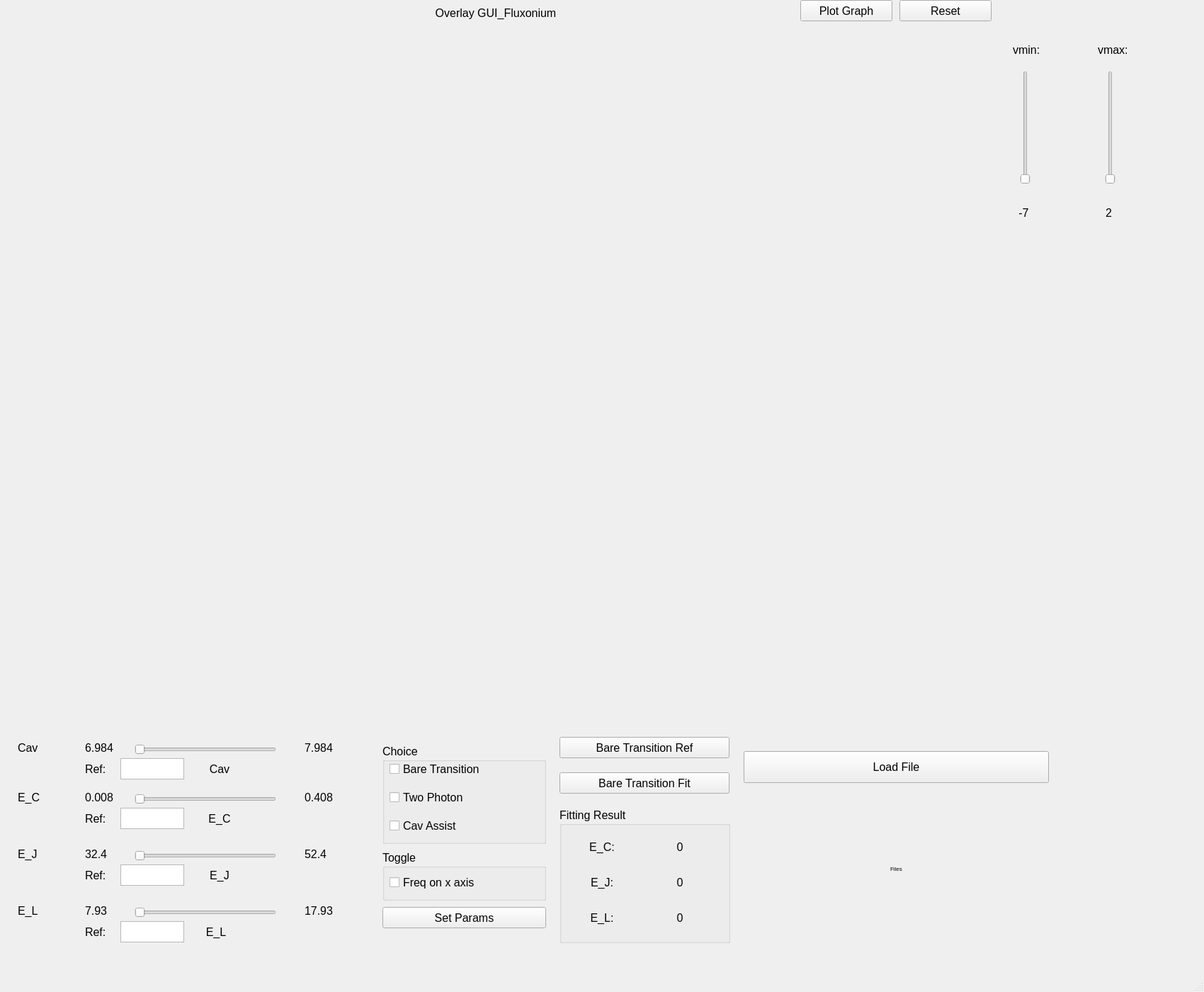
<?xml version="1.0" encoding="UTF-8"?>
<ui version="4.0">
 <class>MainWindow</class>
 <widget class="QMainWindow" name="MainWindow">
  <property name="geometry">
   <rect>
    <x>0</x>
    <y>0</y>
    <width>1700</width>
    <height>1400</height>
   </rect>
  </property>
  <property name="windowTitle">
   <string>MainWindow</string>
  </property>
  <widget class="QWidget" name="centralwidget">
   <widget class="QLabel" name="label">
    <property name="geometry">
     <rect>
      <x>500</x>
      <y>3</y>
      <width>400</width>
      <height>30</height>
     </rect>
    </property>
    <property name="font">
     <font>
      <family>Arial</family>
      <pointsize>12</pointsize>
     </font>
    </property>
    <property name="text">
     <string>Overlay GUI_Fluxonium</string>
    </property>
    <property name="alignment">
     <set>Qt::AlignCenter</set>
    </property>
   </widget>
   <widget class="MplWidget" name="MplWidget" native="true">
    <property name="geometry">
     <rect>
      <x>100</x>
      <y>30</y>
      <width>1300</width>
      <height>1000</height>
     </rect>
    </property>
   </widget>
   <widget class="QSlider" name="Ecav_slider">
    <property name="geometry">
     <rect>
      <x>190</x>
      <y>1050</y>
      <width>200</width>
      <height>16</height>
     </rect>
    </property>
    <property name="sizePolicy">
     <sizepolicy hsizetype="Expanding" vsizetype="Minimum">
      <horstretch>0</horstretch>
      <verstretch>0</verstretch>
     </sizepolicy>
    </property>
    <property name="maximum">
     <number>1000</number>
    </property>
    <property name="singleStep">
     <number>10</number>
    </property>
    <property name="sliderPosition">
     <number>0</number>
    </property>
    <property name="orientation">
     <enum>Qt::Horizontal</enum>
    </property>
   </widget>
   <widget class="QLabel" name="label_2">
    <property name="geometry">
     <rect>
      <x>25</x>
      <y>1040</y>
      <width>60</width>
      <height>30</height>
     </rect>
    </property>
    <property name="font">
     <font>
      <family>Arial</family>
      <pointsize>12</pointsize>
     </font>
    </property>
    <property name="text">
     <string>Cav</string>
    </property>
    <property name="alignment">
     <set>Qt::AlignLeading|Qt::AlignLeft|Qt::AlignVCenter</set>
    </property>
   </widget>
   <widget class="QLabel" name="Ecav_1">
    <property name="geometry">
     <rect>
      <x>120</x>
      <y>1040</y>
      <width>70</width>
      <height>30</height>
     </rect>
    </property>
    <property name="font">
     <font>
      <family>Arial</family>
      <pointsize>12</pointsize>
     </font>
    </property>
    <property name="text">
     <string>6.984</string>
    </property>
   </widget>
   <widget class="QLabel" name="Ecav_2">
    <property name="geometry">
     <rect>
      <x>430</x>
      <y>1040</y>
      <width>70</width>
      <height>30</height>
     </rect>
    </property>
    <property name="font">
     <font>
      <family>Arial</family>
      <pointsize>12</pointsize>
     </font>
    </property>
    <property name="text">
     <string>7.984</string>
    </property>
   </widget>
   <widget class="QLabel" name="EC_2">
    <property name="geometry">
     <rect>
      <x>430</x>
      <y>1110</y>
      <width>70</width>
      <height>30</height>
     </rect>
    </property>
    <property name="font">
     <font>
      <family>Arial</family>
      <pointsize>12</pointsize>
     </font>
    </property>
    <property name="text">
     <string>0.408</string>
    </property>
   </widget>
   <widget class="QLabel" name="label_6">
    <property name="geometry">
     <rect>
      <x>25</x>
      <y>1110</y>
      <width>60</width>
      <height>30</height>
     </rect>
    </property>
    <property name="font">
     <font>
      <family>Arial</family>
      <pointsize>12</pointsize>
     </font>
    </property>
    <property name="text">
     <string>E_C</string>
    </property>
    <property name="alignment">
     <set>Qt::AlignLeading|Qt::AlignLeft|Qt::AlignVCenter</set>
    </property>
   </widget>
   <widget class="QSlider" name="EC_slider">
    <property name="geometry">
     <rect>
      <x>190</x>
      <y>1120</y>
      <width>200</width>
      <height>16</height>
     </rect>
    </property>
    <property name="orientation">
     <enum>Qt::Horizontal</enum>
    </property>
   </widget>
   <widget class="QLabel" name="EC_1">
    <property name="geometry">
     <rect>
      <x>120</x>
      <y>1110</y>
      <width>70</width>
      <height>30</height>
     </rect>
    </property>
    <property name="font">
     <font>
      <family>Arial</family>
      <pointsize>12</pointsize>
     </font>
    </property>
    <property name="text">
     <string>0.008</string>
    </property>
   </widget>
   <widget class="QLabel" name="EJ_2">
    <property name="geometry">
     <rect>
      <x>430</x>
      <y>1190</y>
      <width>60</width>
      <height>30</height>
     </rect>
    </property>
    <property name="font">
     <font>
      <family>Arial</family>
      <pointsize>12</pointsize>
     </font>
    </property>
    <property name="text">
     <string>52.4</string>
    </property>
   </widget>
   <widget class="QLabel" name="label_9">
    <property name="geometry">
     <rect>
      <x>25</x>
      <y>1190</y>
      <width>60</width>
      <height>30</height>
     </rect>
    </property>
    <property name="font">
     <font>
      <family>Arial</family>
      <pointsize>12</pointsize>
     </font>
    </property>
    <property name="text">
     <string>E_J</string>
    </property>
    <property name="alignment">
     <set>Qt::AlignLeading|Qt::AlignLeft|Qt::AlignVCenter</set>
    </property>
   </widget>
   <widget class="QSlider" name="EJ_slider">
    <property name="geometry">
     <rect>
      <x>190</x>
      <y>1200</y>
      <width>200</width>
      <height>16</height>
     </rect>
    </property>
    <property name="orientation">
     <enum>Qt::Horizontal</enum>
    </property>
   </widget>
   <widget class="QLabel" name="EJ_1">
    <property name="geometry">
     <rect>
      <x>120</x>
      <y>1190</y>
      <width>50</width>
      <height>30</height>
     </rect>
    </property>
    <property name="font">
     <font>
      <family>Arial</family>
      <pointsize>12</pointsize>
     </font>
    </property>
    <property name="text">
     <string>32.4</string>
    </property>
    <property name="alignment">
     <set>Qt::AlignLeading|Qt::AlignLeft|Qt::AlignVCenter</set>
    </property>
   </widget>
   <widget class="QLabel" name="EL_2">
    <property name="geometry">
     <rect>
      <x>430</x>
      <y>1270</y>
      <width>60</width>
      <height>30</height>
     </rect>
    </property>
    <property name="font">
     <font>
      <family>Arial</family>
      <pointsize>12</pointsize>
     </font>
    </property>
    <property name="text">
     <string>17.93</string>
    </property>
   </widget>
   <widget class="QLabel" name="label_12">
    <property name="geometry">
     <rect>
      <x>25</x>
      <y>1265</y>
      <width>90</width>
      <height>40</height>
     </rect>
    </property>
    <property name="font">
     <font>
      <family>Arial</family>
      <pointsize>12</pointsize>
     </font>
    </property>
    <property name="text">
     <string>E_L</string>
    </property>
    <property name="alignment">
     <set>Qt::AlignLeading|Qt::AlignLeft|Qt::AlignVCenter</set>
    </property>
   </widget>
   <widget class="QSlider" name="EL_slider">
    <property name="geometry">
     <rect>
      <x>190</x>
      <y>1280</y>
      <width>200</width>
      <height>16</height>
     </rect>
    </property>
    <property name="orientation">
     <enum>Qt::Horizontal</enum>
    </property>
   </widget>
   <widget class="QLabel" name="EL_1">
    <property name="geometry">
     <rect>
      <x>120</x>
      <y>1270</y>
      <width>50</width>
      <height>30</height>
     </rect>
    </property>
    <property name="font">
     <font>
      <family>Arial</family>
      <pointsize>12</pointsize>
     </font>
    </property>
    <property name="text">
     <string>7.93</string>
    </property>
    <property name="alignment">
     <set>Qt::AlignLeading|Qt::AlignLeft|Qt::AlignVCenter</set>
    </property>
   </widget>
   <widget class="QGroupBox" name="groupBox">
    <property name="geometry">
     <rect>
      <x>540</x>
      <y>1050</y>
      <width>231</width>
      <height>141</height>
     </rect>
    </property>
    <property name="font">
     <font>
      <family>Arial</family>
      <pointsize>12</pointsize>
     </font>
    </property>
    <property name="autoFillBackground">
     <bool>true</bool>
    </property>
    <property name="title">
     <string>Choice</string>
    </property>
    <property name="checkable">
     <bool>false</bool>
    </property>
    <widget class="QCheckBox" name="cav_assist_chkbox">
     <property name="geometry">
      <rect>
       <x>10</x>
       <y>100</y>
       <width>160</width>
       <height>30</height>
      </rect>
     </property>
     <property name="font">
      <font>
       <family>Arial</family>
       <pointsize>12</pointsize>
      </font>
     </property>
     <property name="text">
      <string>Cav Assist</string>
     </property>
    </widget>
    <widget class="QCheckBox" name="two_photon_chkbox">
     <property name="geometry">
      <rect>
       <x>10</x>
       <y>60</y>
       <width>160</width>
       <height>30</height>
      </rect>
     </property>
     <property name="font">
      <font>
       <family>Arial</family>
       <pointsize>12</pointsize>
      </font>
     </property>
     <property name="text">
      <string>Two Photon</string>
     </property>
    </widget>
    <widget class="QCheckBox" name="bare_transition_chkbox">
     <property name="geometry">
      <rect>
       <x>10</x>
       <y>20</y>
       <width>200</width>
       <height>30</height>
      </rect>
     </property>
     <property name="font">
      <font>
       <family>Arial</family>
       <pointsize>12</pointsize>
      </font>
     </property>
     <property name="text">
      <string>Bare Transition</string>
     </property>
    </widget>
   </widget>
   <widget class="QLabel" name="Ecav_value">
    <property name="geometry">
     <rect>
      <x>270</x>
      <y>1070</y>
      <width>80</width>
      <height>30</height>
     </rect>
    </property>
    <property name="font">
     <font>
      <family>Arial</family>
      <pointsize>12</pointsize>
     </font>
    </property>
    <property name="text">
     <string>Cav</string>
    </property>
    <property name="alignment">
     <set>Qt::AlignCenter</set>
    </property>
   </widget>
   <widget class="QLabel" name="EC_value">
    <property name="geometry">
     <rect>
      <x>270</x>
      <y>1140</y>
      <width>80</width>
      <height>30</height>
     </rect>
    </property>
    <property name="font">
     <font>
      <family>Arial</family>
      <pointsize>12</pointsize>
     </font>
    </property>
    <property name="text">
     <string>E_C</string>
    </property>
    <property name="alignment">
     <set>Qt::AlignCenter</set>
    </property>
   </widget>
   <widget class="QLabel" name="EJ_value">
    <property name="geometry">
     <rect>
      <x>270</x>
      <y>1220</y>
      <width>80</width>
      <height>30</height>
     </rect>
    </property>
    <property name="font">
     <font>
      <family>Arial</family>
      <pointsize>12</pointsize>
     </font>
    </property>
    <property name="text">
     <string>E_J</string>
    </property>
    <property name="alignment">
     <set>Qt::AlignCenter</set>
    </property>
   </widget>
   <widget class="QLabel" name="EL_value">
    <property name="geometry">
     <rect>
      <x>260</x>
      <y>1300</y>
      <width>90</width>
      <height>30</height>
     </rect>
    </property>
    <property name="font">
     <font>
      <family>Arial</family>
      <pointsize>12</pointsize>
     </font>
    </property>
    <property name="text">
     <string>E_L</string>
    </property>
    <property name="alignment">
     <set>Qt::AlignCenter</set>
    </property>
   </widget>
   <widget class="QGroupBox" name="groupBox_2">
    <property name="geometry">
     <rect>
      <x>790</x>
      <y>1140</y>
      <width>241</width>
      <height>191</height>
     </rect>
    </property>
    <property name="sizePolicy">
     <sizepolicy hsizetype="Preferred" vsizetype="Preferred">
      <horstretch>0</horstretch>
      <verstretch>0</verstretch>
     </sizepolicy>
    </property>
    <property name="font">
     <font>
      <family>Arial</family>
      <pointsize>12</pointsize>
     </font>
    </property>
    <property name="autoFillBackground">
     <bool>true</bool>
    </property>
    <property name="title">
     <string>Fitting Result</string>
    </property>
    <widget class="QLabel" name="label_19">
     <property name="geometry">
      <rect>
       <x>30</x>
       <y>40</y>
       <width>60</width>
       <height>30</height>
      </rect>
     </property>
     <property name="font">
      <font>
       <family>Arial</family>
       <pointsize>12</pointsize>
      </font>
     </property>
     <property name="text">
      <string>E_C:</string>
     </property>
     <property name="alignment">
      <set>Qt::AlignCenter</set>
     </property>
    </widget>
    <widget class="QLabel" name="label_20">
     <property name="geometry">
      <rect>
       <x>15</x>
       <y>90</y>
       <width>90</width>
       <height>30</height>
      </rect>
     </property>
     <property name="font">
      <font>
       <family>Arial</family>
       <pointsize>12</pointsize>
      </font>
     </property>
     <property name="text">
      <string>E_J:</string>
     </property>
     <property name="alignment">
      <set>Qt::AlignCenter</set>
     </property>
    </widget>
    <widget class="QLabel" name="label_21">
     <property name="geometry">
      <rect>
       <x>15</x>
       <y>140</y>
       <width>90</width>
       <height>30</height>
      </rect>
     </property>
     <property name="font">
      <font>
       <family>Arial</family>
       <pointsize>12</pointsize>
      </font>
     </property>
     <property name="text">
      <string>E_L:</string>
     </property>
     <property name="alignment">
      <set>Qt::AlignCenter</set>
     </property>
    </widget>
    <widget class="QLabel" name="EC_fit_value">
     <property name="geometry">
      <rect>
       <x>130</x>
       <y>40</y>
       <width>80</width>
       <height>30</height>
      </rect>
     </property>
     <property name="text">
      <string>0</string>
     </property>
     <property name="alignment">
      <set>Qt::AlignCenter</set>
     </property>
    </widget>
    <widget class="QLabel" name="EJ_fit_value">
     <property name="geometry">
      <rect>
       <x>130</x>
       <y>90</y>
       <width>80</width>
       <height>30</height>
      </rect>
     </property>
     <property name="text">
      <string>0</string>
     </property>
     <property name="alignment">
      <set>Qt::AlignCenter</set>
     </property>
    </widget>
    <widget class="QLabel" name="EL_fit_value">
     <property name="geometry">
      <rect>
       <x>130</x>
       <y>140</y>
       <width>80</width>
       <height>30</height>
      </rect>
     </property>
     <property name="text">
      <string>0</string>
     </property>
     <property name="alignment">
      <set>Qt::AlignCenter</set>
     </property>
    </widget>
   </widget>
   <widget class="QPushButton" name="plot_graph">
    <property name="geometry">
     <rect>
      <x>1130</x>
      <y>0</y>
      <width>130</width>
      <height>30</height>
     </rect>
    </property>
    <property name="font">
     <font>
      <family>Arial</family>
      <pointsize>12</pointsize>
     </font>
    </property>
    <property name="text">
     <string>Plot Graph</string>
    </property>
   </widget>
   <widget class="QPushButton" name="load_file_button">
    <property name="geometry">
     <rect>
      <x>1050</x>
      <y>1060</y>
      <width>431</width>
      <height>45</height>
     </rect>
    </property>
    <property name="font">
     <font>
      <family>Arial</family>
      <pointsize>12</pointsize>
     </font>
    </property>
    <property name="text">
     <string>Load File</string>
    </property>
   </widget>
   <widget class="QPlainTextEdit" name="Ecav_ref_txt">
    <property name="geometry">
     <rect>
      <x>170</x>
      <y>1070</y>
      <width>90</width>
      <height>30</height>
     </rect>
    </property>
   </widget>
   <widget class="QPlainTextEdit" name="EC_ref_txt">
    <property name="geometry">
     <rect>
      <x>170</x>
      <y>1140</y>
      <width>90</width>
      <height>30</height>
     </rect>
    </property>
   </widget>
   <widget class="QPlainTextEdit" name="EJ_ref_txt">
    <property name="geometry">
     <rect>
      <x>170</x>
      <y>1220</y>
      <width>90</width>
      <height>30</height>
     </rect>
    </property>
   </widget>
   <widget class="QPlainTextEdit" name="EL_ref_txt">
    <property name="geometry">
     <rect>
      <x>170</x>
      <y>1300</y>
      <width>90</width>
      <height>30</height>
     </rect>
    </property>
   </widget>
   <widget class="QPushButton" name="set_params">
    <property name="geometry">
     <rect>
      <x>540</x>
      <y>1280</y>
      <width>231</width>
      <height>30</height>
     </rect>
    </property>
    <property name="font">
     <font>
      <family>Arial</family>
      <pointsize>12</pointsize>
     </font>
    </property>
    <property name="text">
     <string>Set Params</string>
    </property>
   </widget>
   <widget class="QLabel" name="label_27">
    <property name="geometry">
     <rect>
      <x>120</x>
      <y>1070</y>
      <width>40</width>
      <height>30</height>
     </rect>
    </property>
    <property name="font">
     <font>
      <family>Arial</family>
      <pointsize>12</pointsize>
     </font>
    </property>
    <property name="text">
     <string>Ref:</string>
    </property>
    <property name="alignment">
     <set>Qt::AlignLeading|Qt::AlignLeft|Qt::AlignVCenter</set>
    </property>
   </widget>
   <widget class="QLabel" name="label_28">
    <property name="geometry">
     <rect>
      <x>120</x>
      <y>1140</y>
      <width>40</width>
      <height>30</height>
     </rect>
    </property>
    <property name="font">
     <font>
      <family>Arial</family>
      <pointsize>12</pointsize>
     </font>
    </property>
    <property name="text">
     <string>Ref:</string>
    </property>
    <property name="alignment">
     <set>Qt::AlignLeading|Qt::AlignLeft|Qt::AlignVCenter</set>
    </property>
   </widget>
   <widget class="QLabel" name="label_29">
    <property name="geometry">
     <rect>
      <x>120</x>
      <y>1220</y>
      <width>40</width>
      <height>30</height>
     </rect>
    </property>
    <property name="font">
     <font>
      <family>Arial</family>
      <pointsize>12</pointsize>
     </font>
    </property>
    <property name="text">
     <string>Ref:</string>
    </property>
    <property name="alignment">
     <set>Qt::AlignLeading|Qt::AlignLeft|Qt::AlignVCenter</set>
    </property>
   </widget>
   <widget class="QLabel" name="label_30">
    <property name="geometry">
     <rect>
      <x>120</x>
      <y>1300</y>
      <width>40</width>
      <height>30</height>
     </rect>
    </property>
    <property name="font">
     <font>
      <family>Arial</family>
      <pointsize>12</pointsize>
     </font>
    </property>
    <property name="text">
     <string>Ref:</string>
    </property>
    <property name="alignment">
     <set>Qt::AlignLeading|Qt::AlignLeft|Qt::AlignVCenter</set>
    </property>
   </widget>
   <widget class="QGroupBox" name="groupBox_3">
    <property name="geometry">
     <rect>
      <x>540</x>
      <y>1200</y>
      <width>231</width>
      <height>71</height>
     </rect>
    </property>
    <property name="font">
     <font>
      <family>Arial</family>
      <pointsize>12</pointsize>
     </font>
    </property>
    <property name="title">
     <string>Toggle</string>
    </property>
    <widget class="QCheckBox" name="freq_on_x_axis_chkbox">
     <property name="geometry">
      <rect>
       <x>10</x>
       <y>30</y>
       <width>200</width>
       <height>30</height>
      </rect>
     </property>
     <property name="text">
      <string>Freq on x axis</string>
     </property>
    </widget>
   </widget>
   <widget class="QPushButton" name="reset_button">
    <property name="geometry">
     <rect>
      <x>1270</x>
      <y>0</y>
      <width>130</width>
      <height>30</height>
     </rect>
    </property>
    <property name="font">
     <font>
      <family>Arial</family>
      <pointsize>12</pointsize>
     </font>
    </property>
    <property name="text">
     <string>Reset</string>
    </property>
   </widget>
   <widget class="QLabel" name="load_file_txtbox">
    <property name="geometry">
     <rect>
      <x>1050</x>
      <y>1110</y>
      <width>431</width>
      <height>231</height>
     </rect>
    </property>
    <property name="font">
     <font>
      <family>Arial</family>
      <pointsize>6</pointsize>
     </font>
    </property>
    <property name="text">
     <string>Files</string>
    </property>
    <property name="alignment">
     <set>Qt::AlignCenter</set>
    </property>
    <property name="wordWrap">
     <bool>true</bool>
    </property>
   </widget>
   <widget class="QPushButton" name="fit_button">
    <property name="geometry">
     <rect>
      <x>790</x>
      <y>1090</y>
      <width>240</width>
      <height>30</height>
     </rect>
    </property>
    <property name="font">
     <font>
      <family>Arial</family>
      <pointsize>12</pointsize>
     </font>
    </property>
    <property name="text">
     <string>Bare Transition Fit</string>
    </property>
   </widget>
   <widget class="QPushButton" name="fit_ref_button">
    <property name="geometry">
     <rect>
      <x>790</x>
      <y>1040</y>
      <width>240</width>
      <height>30</height>
     </rect>
    </property>
    <property name="font">
     <font>
      <family>Arial</family>
      <pointsize>12</pointsize>
     </font>
    </property>
    <property name="text">
     <string>Bare Transition Ref</string>
    </property>
   </widget>
   <widget class="QLabel" name="label_3">
    <property name="geometry">
     <rect>
      <x>1430</x>
      <y>60</y>
      <width>71</width>
      <height>21</height>
     </rect>
    </property>
    <property name="font">
     <font>
      <family>Arial</family>
      <pointsize>12</pointsize>
     </font>
    </property>
    <property name="text">
     <string>vmin:</string>
    </property>
   </widget>
   <widget class="QLabel" name="label_4">
    <property name="geometry">
     <rect>
      <x>1550</x>
      <y>60</y>
      <width>71</width>
      <height>21</height>
     </rect>
    </property>
    <property name="font">
     <font>
      <family>Arial</family>
      <pointsize>12</pointsize>
     </font>
    </property>
    <property name="text">
     <string>vmax:</string>
    </property>
   </widget>
   <widget class="QSlider" name="vmin_slider">
    <property name="geometry">
     <rect>
      <x>1440</x>
      <y>100</y>
      <width>16</width>
      <height>160</height>
     </rect>
    </property>
    <property name="orientation">
     <enum>Qt::Vertical</enum>
    </property>
   </widget>
   <widget class="QSlider" name="vmax_slider">
    <property name="geometry">
     <rect>
      <x>1560</x>
      <y>100</y>
      <width>16</width>
      <height>160</height>
     </rect>
    </property>
    <property name="orientation">
     <enum>Qt::Vertical</enum>
    </property>
   </widget>
   <widget class="QLabel" name="vmin_label">
    <property name="geometry">
     <rect>
      <x>1410</x>
      <y>290</y>
      <width>71</width>
      <height>21</height>
     </rect>
    </property>
    <property name="font">
     <font>
      <family>Arial</family>
      <pointsize>12</pointsize>
     </font>
    </property>
    <property name="focusPolicy">
     <enum>Qt::NoFocus</enum>
    </property>
    <property name="text">
     <string>-7</string>
    </property>
    <property name="alignment">
     <set>Qt::AlignCenter</set>
    </property>
   </widget>
   <widget class="QLabel" name="vmax_label">
    <property name="geometry">
     <rect>
      <x>1530</x>
      <y>290</y>
      <width>71</width>
      <height>21</height>
     </rect>
    </property>
    <property name="font">
     <font>
      <family>Arial</family>
      <pointsize>12</pointsize>
     </font>
    </property>
    <property name="text">
     <string>2</string>
    </property>
    <property name="alignment">
     <set>Qt::AlignCenter</set>
    </property>
   </widget>
  </widget>
  <widget class="QMenuBar" name="menubar">
   <property name="geometry">
    <rect>
     <x>0</x>
     <y>0</y>
     <width>1700</width>
     <height>22</height>
    </rect>
   </property>
  </widget>
  <widget class="QStatusBar" name="statusbar"/>
 </widget>
 <customwidgets>
  <customwidget>
   <class>MplWidget</class>
   <extends>QWidget</extends>
   <header>mplwidget.h</header>
   <container>1</container>
  </customwidget>
 </customwidgets>
 <resources/>
 <connections/>
</ui>
